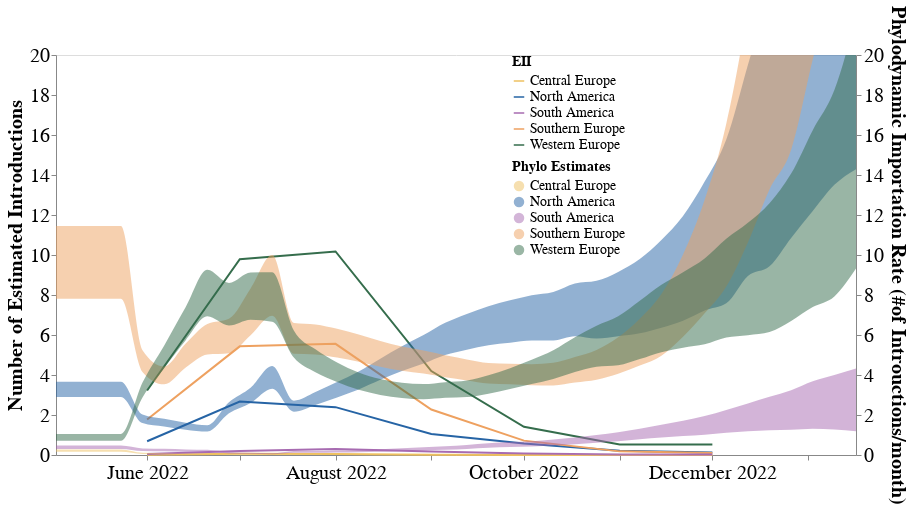

Source (notebook cell):
### Code cell
intro_plot = (eii_plot + south_mrb_plot).resolve_scale(y = "independent", x = "shared", color= "independent")
(eii_plot + south_mrb_plot).resolve_scale(y = "independent", x = "shared", color= "independent").configure_axis(
    labelFontSize=20,
    titleFontSize=20
)

### Figure 1 — Vega-Lite specification as saved in the notebook (floating-point values rounded to 4 significant figures; data arrays with more than 128 entries replaced by an {"elided": "..."} marker saying what was removed)
{"config": {"view": {"continuousWidth": 400, "continuousHeight": 300}, "axis": {"labelFontSize": 20, "titleFontSize": 20}}, "layer": [{"data": {"name": "data-ba1194f6229275cccbc653e8e380c6e3"}, "mark": "line", "encoding": {"color": {"field": "place", "legend": {"labelFontSize": 14, "offset": -395, "orient": "right", "symbolSize": 110, "titleFontSize": 14}, "scale": {"range": ["#EEC060", "#2664A5", "#A76BB1", "#EEA160", "#356D4C"]}, "title": "EII", "type": "nominal"}, "x": {"axis": {"format": "%B %Y", "grid": false, "title": null}, "field": "year-month", "type": "temporal"}, "y": {"axis": {"grid": false}, "field": "import_risk", "scale": {"domain": [0.0, 20]}, "title": "Number of Estimated Introductions", "type": "quantitative"}}, "height": 400, "width": 800}, {"data": {"name": "data-d74caf3448177481fbb1bb8e9291b88e"}, "mark": {"type": "area", "clip": true, "color": "orange", "interpolate": "monotone", "opacity": 0.5}, "encoding": {"color": {"field": "deme", "legend": {"labelFontSize": 14, "offset": -395, "orient": "right", "symbolSize": 110, "titleFontSize": 14}, "scale": {"range": ["#EEC060", "#2664A5", "#A76BB1", "#EEA160", "#356D4C"]}, "title": "Phylo Estimates", "type": "nominal"}, "x": {"axis": {"format": "%B %Y", "grid": false, "tickCount": "month", "title": null}, "field": "date", "type": "temporal"}, "y": {"axis": {"grid": false, "title": "Phylodynamic Importation Rate (#of Introuctions/month)"}, "field": "upper_hpd_log_50", "scale": {"domain": [0.0, 20]}, "type": "quantitative"}, "y2": {"field": "lower_hpd_log_50"}}, "height": 400, "width": 800}], "resolve": {"scale": {"color": "independent", "x": "shared", "y": "independent"}}, "$schema": "https://vega.github.io/schema/vega-lite/v4.17.0.json", "datasets": {"data-ba1194f6229275cccbc653e8e380c6e3": [{"Unnamed: 0": 10, "index": "North America.2022-06", "place": "North America", "year-month": "2022-06-01", "import_risk": 0.6891}, {"Unnamed: 0": 11, "index": "Southern Europe.2022-06", "place": "Southern Europe", "year-month": "2022-06-01", "import_risk": 1.774}, {"Unnamed: 0": 12, "index": "Western Europe.2022-06", "place": "Western Europe", "year-month": "2022-06-01", "import_risk": 3.226}, {"Unnamed: 0": 13, "index": "Central Europe.2022-06", "place": "Central Europe", "year-month": "2022-06-01", "import_risk": 0.01773}, {"Unnamed: 0": 14, "index": "South America.2022-06", "place": "South America", "year-month": "2022-06-01", "import_risk": 0.05176}, {"Unnamed: 0": 15, "index": "North America.2022-07", "place": "North America", "year-month": "2022-07-01", "import_risk": 2.67}, {"Unnamed: 0": 16, "index": "Southern Europe.2022-07", "place": "Southern Europe", "year-month": "2022-07-01", "import_risk": 5.432}, {"Unnamed: 0": 17, "index": "Western Europe.2022-07", "place": "Western Europe", "year-month": "2022-07-01", "import_risk": 9.791}, {"Unnamed: 0": 18, "index": "Central Europe.2022-07", "place": "Central Europe", "year-month": "2022-07-01", "import_risk": 0.06005}, {"Unnamed: 0": 19, "index": "South America.2022-07", "place": "South America", "year-month": "2022-07-01", "import_risk": 0.1969}, {"Unnamed: 0": 20, "index": "North America.2022-08", "place": "North America", "year-month": "2022-08-01", "import_risk": 2.392}, {"Unnamed: 0": 21, "index": "Southern Europe.2022-08", "place": "Southern Europe", "year-month": "2022-08-01", "import_risk": 5.558}, {"Unnamed: 0": 22, "index": "Western Europe.2022-08", "place": "Western Europe", "year-month": "2022-08-01", "import_risk": 10.18}, {"Unnamed: 0": 23, "index": "Central Europe.2022-08", "place": "Central Europe", "year-month": "2022-08-01", "import_risk": 0.05487}, {"Unnamed: 0": 24, "index": "South America.2022-08", "place": "South America", "year-month": "2022-08-01", "import_risk": 0.3035}, {"Unnamed: 0": 25, "index": "North America.2022-09", "place": "North America", "year-month": "2022-09-01", "import_risk": 1.05}, {"Unnamed: 0": 26, "index": "Southern Europe.2022-09", "place": "Southern Europe", "year-month": "2022-09-01", "import_risk": 2.276}, {"Unnamed: 0": 27, "index": "Western Europe.2022-09", "place": "Western Europe", "year-month": "2022-09-01", "import_risk": 4.2}, {"Unnamed: 0": 28, "index": "Central Europe.2022-09", "place": "Central Europe", "year-month": "2022-09-01", "import_risk": 0.01873}, {"Unnamed: 0": 29, "index": "South America.2022-09", "place": "South America", "year-month": "2022-09-01", "import_risk": 0.1761}, {"Unnamed: 0": 30, "index": "North America.2022-10", "place": "North America", "year-month": "2022-10-01", "import_risk": 0.5693}, {"Unnamed: 0": 31, "index": "Southern Europe.2022-10", "place": "Southern Europe", "year-month": "2022-10-01", "import_risk": 0.7186}, {"Unnamed: 0": 32, "index": "Western Europe.2022-10", "place": "Western Europe", "year-month": "2022-10-01", "import_risk": 1.411}, {"Unnamed: 0": 33, "index": "Central Europe.2022-10", "place": "Central Europe", "year-month": "2022-10-01", "import_risk": 0.00483}, {"Unnamed: 0": 34, "index": "South America.2022-10", "place": "South America", "year-month": "2022-10-01", "import_risk": 0.07164}, {"Unnamed: 0": 35, "index": "North America.2022-11", "place": "North America", "year-month": "2022-11-01", "import_risk": 0.2074}, {"Unnamed: 0": 36, "index": "Southern Europe.2022-11", "place": "Southern Europe", "year-month": "2022-11-01", "import_risk": 0.1813}, {"Unnamed: 0": 37, "index": "Western Europe.2022-11", "place": "Western Europe", "year-month": "2022-11-01", "import_risk": 0.5279}, {"Unnamed: 0": 38, "index": "Central Europe.2022-11", "place": "Central Europe", "year-month": "2022-11-01", "import_risk": 0.001494}, {"Unnamed: 0": 39, "index": "South America.2022-11", "place": "South America", "year-month": "2022-11-01", "import_risk": 0.02972}, {"Unnamed: 0": 40, "index": "North America.2022-12", "place": "North America", "year-month": "2022-12-01", "import_risk": 0.1221}, {"Unnamed: 0": 41, "index": "Southern Europe.2022-12", "place": "Southern Europe", "year-month": "2022-12-01", "import_risk": 0.09391}, {"Unnamed: 0": 42, "index": "Western Europe.2022-12", "place": "Western Europe", "year-month": "2022-12-01", "import_risk": 0.5237}, {"Unnamed: 0": 43, "index": "Central Europe.2022-12", "place": "Central Europe", "year-month": "2022-12-01", "import_risk": 0.001212}, {"Unnamed: 0": 44, "index": "South America.2022-12", "place": "South America", "year-month": "2022-12-01", "import_risk": 0.02633}], "data-d74caf3448177481fbb1bb8e9291b88e": {"elided": "190 records"}}}
